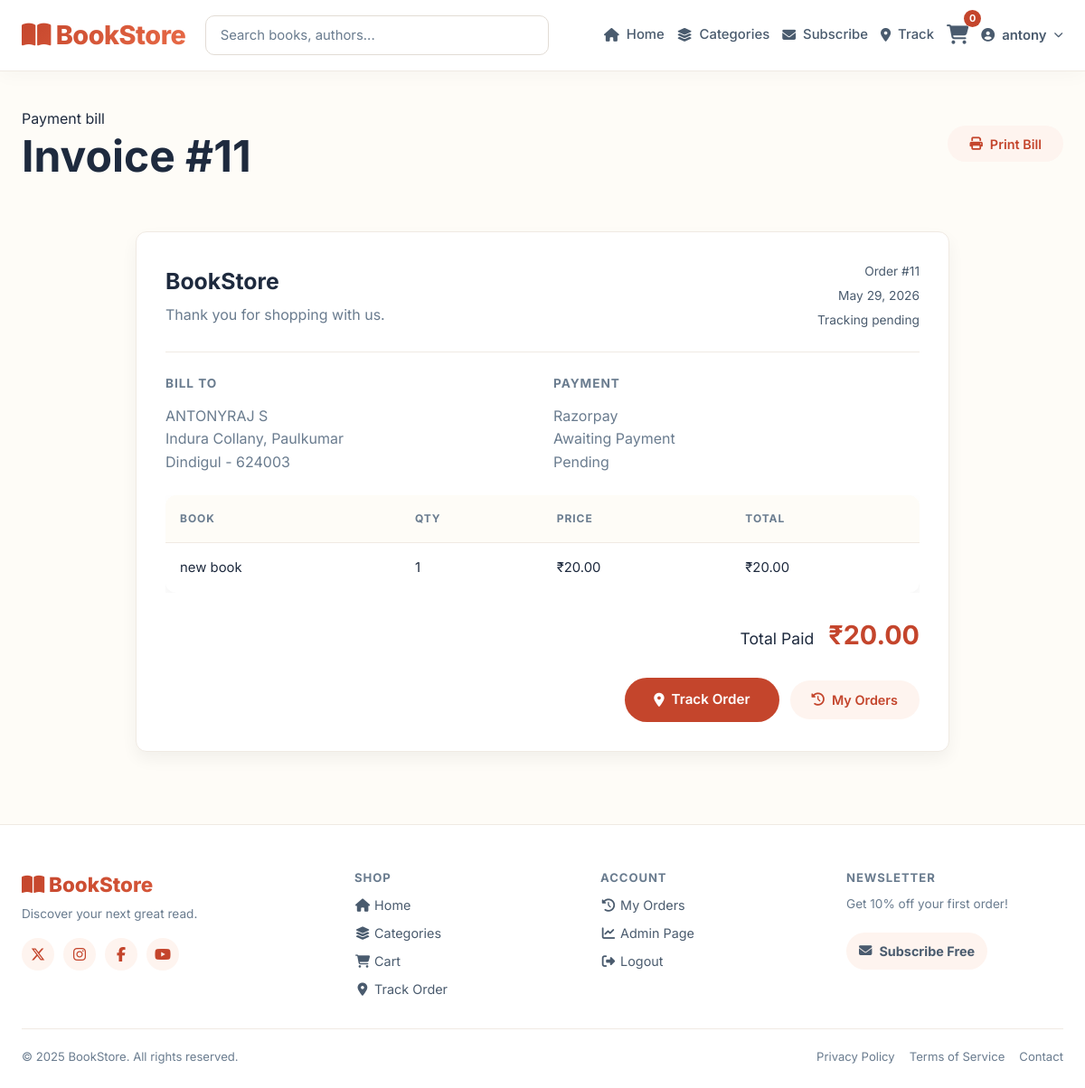
The page /bill/11/ (signed in) on the database its author committed.
### backend/store/models.py (models this page shows, shortened)
class Order(models.Model):
    STATUS_CHOICES = [
        ('pending',    'Pending'),
        ('processing', 'Processing'),
        ('shipped',    'Shipped'),
        ('delivered',  'Delivered'),
        ('cancelled',  'Cancelled'),
    ]
    PAYMENT_METHOD_CHOICES = [
        ('razorpay', 'Razorpay'),
        ('cod', 'Cash on Delivery'),
    ]
    PAYMENT_STATUS_CHOICES = [
        ('awaiting_payment', 'Awaiting Payment'),
        ('paid', 'Paid'),
        ('cod_pending', 'COD Pending'),
        ('failed', 'Failed'),
    ]
    user         = models.ForeignKey(User, on_delete=models.CASCADE)
    full_name    = models.CharField(max_length=200)
    address      = models.TextField()
    city         = models.CharField(max_length=100)
    postal_code  = models.CharField(max_length=20)
    created_at   = models.DateTimeField(default=timezone.now)
    paid         = models.BooleanField(default=False)
    total_amount = models.DecimalField(max_digits=10, decimal_places=2)
    status       = models.CharField(max_length=20, choices=STATUS_CHOICES,
                                    default='pending')
    payment_method = models.CharField(max_length=20, choices=PAYMENT_METHOD_CHOICES, default='razorpay')
    payment_status = models.CharField(max_length=30, choices=PAYMENT_STATUS_CHOICES, default='awaiting_payment')
    tracking_number = models.CharField(max_length=32, unique=True, blank=True, null=True)
    razorpay_order_id = models.CharField(max_length=80, blank=True)
    razorpay_payment_id = models.CharField(max_length=80, blank=True)
    razorpay_signature = models.CharField(max_length=160, blank=True)
    cancellation_reason = models.TextField(blank=True)
    cancelled_at = models.DateTimeField(blank=True, null=True)

class OrderItem(models.Model):
    order    = models.ForeignKey(Order, related_name='items', on_delete=models.CASCADE)
    book     = models.ForeignKey(Book, on_delete=models.CASCADE)
    price    = models.DecimalField(max_digits=6, decimal_places=2)
    quantity = models.PositiveIntegerField(default=1)
    @property
    def line_total(self):
        return self.price * self.quantity

class Book(models.Model):
    title       = models.CharField(max_length=200)
    author      = models.CharField(max_length=100)
    description = models.TextField()
    price       = models.DecimalField(max_digits=6, decimal_places=2)
    cover_url   = models.URLField(default='https://picsum.photos/id/20/200/300')
    stock       = models.PositiveIntegerField(default=0)
    genre       = models.CharField(max_length=50, choices=GENRE_CHOICES,
                                   default='fiction', blank=True)
    created_at  = models.DateTimeField(auto_now_add=True)

### backend/store/views.py (the view)
# urls.py: path('bill/<int:order_id>/',        views.bill,              name='bill'),
@login_required
def bill(request, order_id):
    order = get_object_or_404(Order.objects.prefetch_related('items__book'), id=order_id)
    if not _user_can_view_order(request.user, order):
        messages.error(request, 'You cannot access that bill.')
        return redirect('order_history')
    return render(request, 'store/bill.html', {'order': order})

### backend/store/context_processors.py (called while the page is built)
def cart_count(request):
    cart = request.session.get('cart', {})
    count = sum(cart.values())
    return {'cart_count': count}

def social_auth_status(request):
    from django.conf import settings
    return {
        'social_auth_available': {
            'google': bool(settings.SOCIAL_AUTH_GOOGLE_OAUTH2_KEY and settings.SOCIAL_AUTH_GOOGLE_OAUTH2_SECRET),
            'facebook': bool(settings.SOCIAL_AUTH_FACEBOOK_KEY and settings.SOCIAL_AUTH_FACEBOOK_SECRET),
            'github': bool(settings.SOCIAL_AUTH_GITHUB_KEY and settings.SOCIAL_AUTH_GITHUB_SECRET),
        }
    }

### backend/store/views.py (called while the page is built)
def _user_can_view_order(user, order):
    return user.is_authenticated and (order.user_id == user.id or user.is_staff)

### frontend/templates/store/bill.html (shortened to what this page needs)
{% extends 'store/base.html' %}
{% block content %}
<div class="page-hero receipt-actions">
  <div>
    <span class="eyebrow">Payment bill</span>
    <h1>Invoice #{{ order.id }}</h1>
  </div>
  <button type="button" class="btn-secondary" onclick="window.print()">
    <i class="fa-solid fa-print"></i> Print Bill
  </button>
</div>
<section class="receipt">
  <div class="receipt-top">
    <div>
      <h2>BookStore</h2>
      <p>Thank you for shopping with us.</p>
    </div>
    <div class="receipt-meta">
      <span>Order #{{ order.id }}</span>
      <span>{{ order.created_at|date:"F j, Y" }}</span>
      <span>{{ order.tracking_number|default:"Tracking pending" }}</span>
    </div>
  </div>
  <div class="receipt-grid">
    <div>
      <h3>Bill To</h3>
      <p>{{ order.full_name }}</p>
      <p>{{ order.address }}</p>
      <p>{{ order.city }} - {{ order.postal_code }}</p>
    </div>
    <div>
      <h3>Payment</h3>
      <p>{{ order.get_payment_method_display }}</p>
      <p>{{ order.get_payment_status_display }}</p>
      <p>{{ order.get_status_display }}</p>
    </div>
  </div>
  <div class="receipt-table-wrap">
    <table class="cart-table receipt-table">
      <thead>
        <tr>
          <th>Book</th>
          <th>Qty</th>
          <th>Price</th>
          <th>Total</th>
        </tr>
      </thead>
      <tbody>
        {% for item in order.items.all %}
        <tr>
          <td>{{ item.book.title }}</td>
          <td>{{ item.quantity }}</td>
          <td>₹{{ item.price }}</td>
          <td>₹{{ item.line_total }}</td>
        </tr>
        {% endfor %}
      </tbody>
    </table>
  </div>
  <div class="receipt-total">
    <span>Total Paid</span>
    <strong>₹{{ order.total_amount }}</strong>
  </div>
  <div class="receipt-footer-actions">
    <a href="{% url 'track_order' %}?order_id={{ order.id }}&postal_code={{ order.postal_code }}" class="btn-primary">
      <i class="fa-solid fa-location-dot"></i> Track Order
    </a>
    <a href="{% url 'order_history' %}" class="btn-secondary">
      <i class="fa-solid fa-clock-rotate-left"></i> My Orders
    </a>
  </div>
</section>
{% endblock %}

### frontend/templates/store/base.html (shortened to what this page needs)
<!DOCTYPE html>
<html lang="en">
<head>
  {% load static %}
  <link rel="stylesheet" href="https://cdnjs.cloudflare.com/ajax/libs/font-awesome/6.5.1/css/all.min.css">
  <link rel="stylesheet" href="{% static 'store/css/style.css' %}">
</head>
<body>
  <nav class="navbar" id="mainNav">
    <div class="container nav-container">
      <a href="{% url 'home' %}" class="logo">
        <i class="fa-solid fa-book-open"></i> BookStore
      </a>
      <form method="GET" action="{% url 'home' %}" class="search-form">
        <input type="text" name="q" value="{{ request.GET.q }}"
               class="search-input" placeholder="Search books, authors...">
      </form>
      <div class="nav-links">
        <a href="{% url 'home' %}" class="nav-link" title="Home">
          <i class="fa-solid fa-house"></i><span class="nav-label">Home</span>
        </a>
        <a href="{% url 'category_list' %}" class="nav-link" title="Categories">
          <i class="fa-solid fa-layer-group"></i><span class="nav-label">Categories</span>
        </a>
        <a href="{% url 'subscribe' %}" class="nav-link" title="Subscribe">
          <i class="fa-solid fa-envelope"></i><span class="nav-label">Subscribe</span>
        </a>
        <a href="{% url 'track_order' %}" class="nav-link" title="Track Order">
          <i class="fa-solid fa-location-dot"></i><span class="nav-label">Track</span>
        </a>
        <a href="{% url 'cart' %}" class="nav-link cart-icon" title="Cart">
          <i class="fa-solid fa-cart-shopping"></i>
          <span class="cart-count">{{ cart_count }}</span>
        </a>
        {% if user.is_authenticated %}
          <div class="nav-user-menu">
            <button class="nav-user-btn" id="userMenuBtn">
              <i class="fa-solid fa-circle-user"></i>
              <span class="nav-label">{{ user.first_name|default:user.username }}</span>
              <i class="fa-solid fa-chevron-down nav-user-chevron"></i>
            </button>
          </div>
        {% endif %}
      </div>
    </div>
  </nav>
  <main>
    <div class="container">
      {% block content %}{% endblock %}
    </div>
  </main>
  <footer class="site-footer">
    <div class="container">
      <div class="footer-top">
        <div class="footer-brand-col">
          <div class="footer-logo"><i class="fa-solid fa-book-open"></i> BookStore</div>
          <p class="footer-tagline">Discover your next great read.</p>
          <div class="footer-socials">
            <a href="#" title="Twitter/X"><i class="fa-brands fa-x-twitter"></i></a>
            <a href="#" title="Instagram"><i class="fa-brands fa-instagram"></i></a>
            <a href="#" title="Facebook"><i class="fa-brands fa-facebook-f"></i></a>
            <a href="#" title="YouTube"><i class="fa-brands fa-youtube"></i></a>
          </div>
        </div>
        <div class="footer-nav-col">
          <h4>Shop</h4>
          <a href="{% url 'home' %}"><i class="fa-solid fa-house fa-fw"></i> Home</a>
          <a href="{% url 'category_list' %}"><i class="fa-solid fa-layer-group fa-fw"></i> Categories</a>
          <a href="{% url 'cart' %}"><i class="fa-solid fa-cart-shopping fa-fw"></i> Cart</a>
          <a href="{% url 'track_order' %}"><i class="fa-solid fa-location-dot fa-fw"></i> Track Order</a>
        </div>
        <div class="footer-nav-col">
          <h4>Account</h4>
          {% if user.is_authenticated %}
            <a href="{% url 'order_history' %}"><i class="fa-solid fa-clock-rotate-left fa-fw"></i> My Orders</a>
            {% if user.is_staff %}
              <a href="{% url 'staff_dashboard' %}"><i class="fa-solid fa-chart-line fa-fw"></i> Admin Page</a>
            {% endif %}
            <a href="{% url 'logout' %}"><i class="fa-solid fa-right-from-bracket fa-fw"></i> Logout</a>
          {% else %}
            <a href="{% url 'login' %}"><i class="fa-solid fa-right-to-bracket fa-fw"></i> Login</a>
            <a href="{% url 'register' %}"><i class="fa-solid fa-user-plus fa-fw"></i> Register</a>
          {% endif %}
        </div>
        <div class="footer-nav-col">
          <h4>Newsletter</h4>
          <p class="footer-newsletter-copy">Get 10% off your first order!</p>
          <a href="{% url 'subscribe' %}" class="footer-sub-btn">
            <i class="fa-solid fa-envelope"></i> Subscribe Free
          </a>
        </div>
      </div>
      <div class="footer-bottom">
        <p>&copy; 2025 BookStore. All rights reserved.</p>
        <div class="footer-bottom-links">
          <a href="#">Privacy Policy</a>
          <a href="#">Terms of Service</a>
          <a href="#">Contact</a>
        </div>
      </div>
    </div>
  </footer>
</body>
</html>

### rows shown on the page
Order: id "11", created_at "May 29, 2026", tracking_number "Tracking pending", full_name "ANTONYRAJ S", address "Indura Collany, Paulkumar", city "Dindigul", postal_code "624003", payment_method "Razorpay", payment_status "Awaiting Payment", status "Pending", total_amount "20.00"
OrderItem: book "new book", quantity "1", price "20.00", line_total "20.00"

### other values the page prints
{{ cart_count }} "0"
{{ user.first_name|default:user.username }} "antony"
